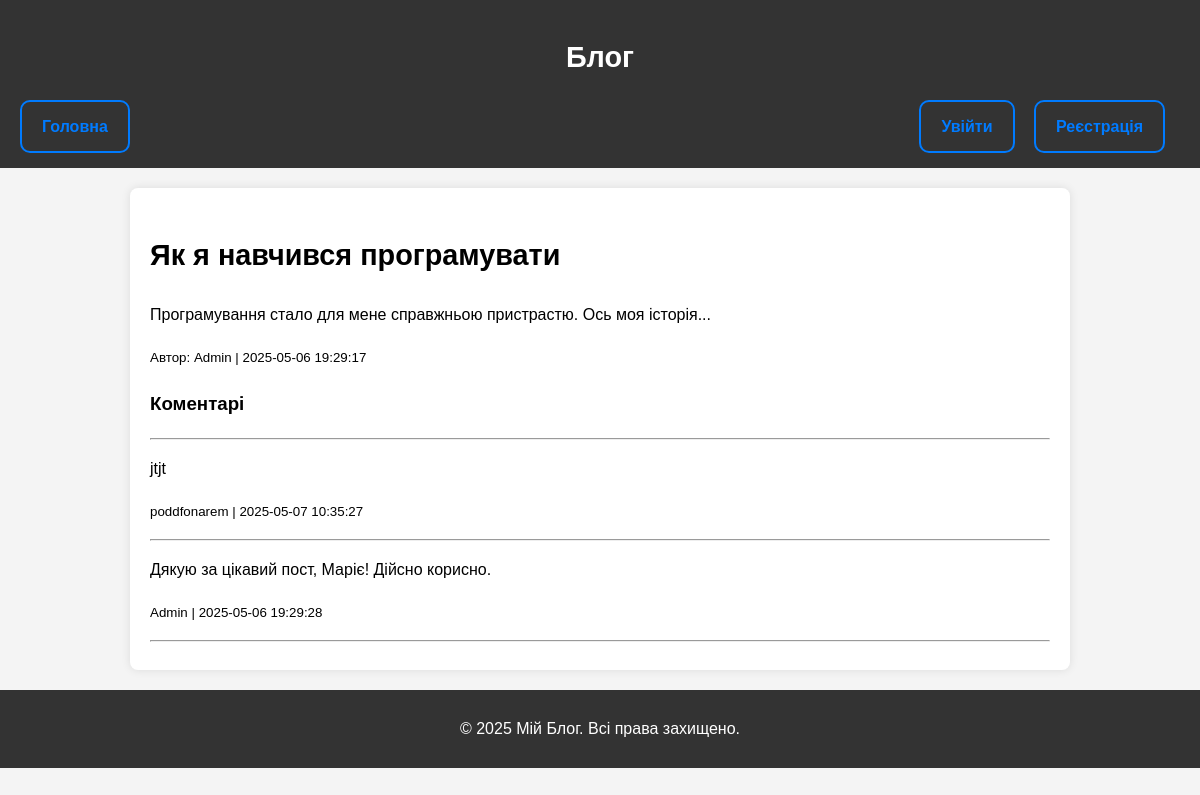
The app's page /pages/post.php?id=2 with its own data.
### tables this page shows
CREATE TABLE `posts` (
  `id` int NOT NULL,
  `user_id` int NOT NULL,
  `title` varchar(255) NOT NULL,
  `content` text NOT NULL,
  `created_at` timestamp NULL DEFAULT CURRENT_TIMESTAMP
);

CREATE TABLE `users` (
  `id` int NOT NULL,
  `username` varchar(50) NOT NULL,
  `email` varchar(100) NOT NULL,
  `password` varchar(255) NOT NULL,
  `created_at` timestamp NULL DEFAULT CURRENT_TIMESTAMP,
  `first_name` varchar(255) DEFAULT NULL,
  `last_name` varchar(255) DEFAULT NULL,
  `age` int DEFAULT NULL,
  `gender` enum('Male','Female','Other') DEFAULT NULL,
  `address` varchar(255) DEFAULT NULL,
  `website` varchar(255) DEFAULT NULL
);

CREATE TABLE `comments` (
  `id` int NOT NULL,
  `post_id` int NOT NULL,
  `user_id` int NOT NULL,
  `content` text NOT NULL,
  `created_at` timestamp NULL DEFAULT CURRENT_TIMESTAMP
);

### pages/post.php (the view, shortened to what this page needs)
<?php
include('../includes/blocks/header.php');
include('../includes/database/db.php');
$post_id = $_GET['id'] ?? null;
$stmt = $pdo->prepare("SELECT p.*, u.username FROM posts p JOIN users u ON p.user_id = u.id WHERE p.id = ?");
$stmt->execute([$post_id]);
$post = $stmt->fetch();
?>
<article>
    <h1><?= htmlspecialchars($post['title']) ?></h1>
    <p><?= nl2br(htmlspecialchars($post['content'])) ?></p>
    <p><small>Автор: <?= htmlspecialchars($post['username']) ?> | <?= $post['created_at'] ?></small></p>
</article>
<?php include('comment.php'); ?>
<?php include('../includes/blocks/footer.php'); ?>

### pages/comment.php (shortened to what this page needs)
<?php
global $pdo;
$stmt = $pdo->prepare("SELECT c.*, u.username FROM comments c JOIN users u ON c.user_id = u.id WHERE post_id = ? ORDER BY c.created_at DESC");
$stmt->execute([$post_id]);
echo "<h3>Коментарі</h3><hr>";
while ($c = $stmt->fetch()):
?>
    <div>
        <p><?= nl2br(htmlspecialchars($c['content'])) ?></p>
        <p><small><?= htmlspecialchars($c['username']) ?> | <?= $c['created_at'] ?></small></p>
    </div>
<hr>
<?php endwhile; ?>

### assets/css/style.css (style rules this page uses)
body { font-family: Arial, sans-serif; line-height: 1.6; margin: 0; padding: 0; background-color: #f4f4f4; }
article { margin-bottom: 20px; }
h1, h2 { font-size: 1.8em; }

### records on screen
posts: title "Як я навчився програмувати", content "Програмування стало для мене справжньою пристрастю. Ось моя історія...", user.username "Admin", created_at "2025-05-06 19:29:17"
comments: content "jtjt", user.username "poddfonarem", created_at "2025-05-07 10:35:27"
comments: content "Дякую за цікавий пост, Маріє! Дійсно корисно.", user.username "Admin", created_at "2025-05-06 19:29:28"
